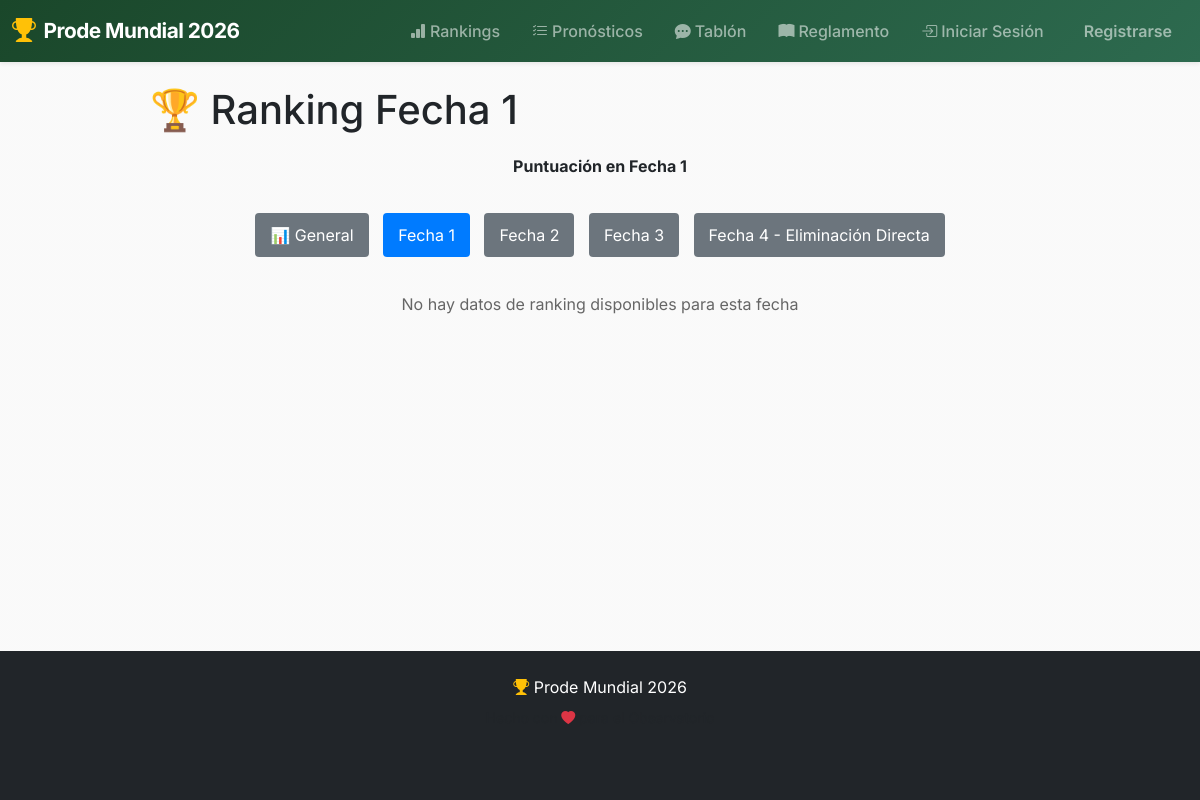
Before: /rankings/phase/1 with the older database file.
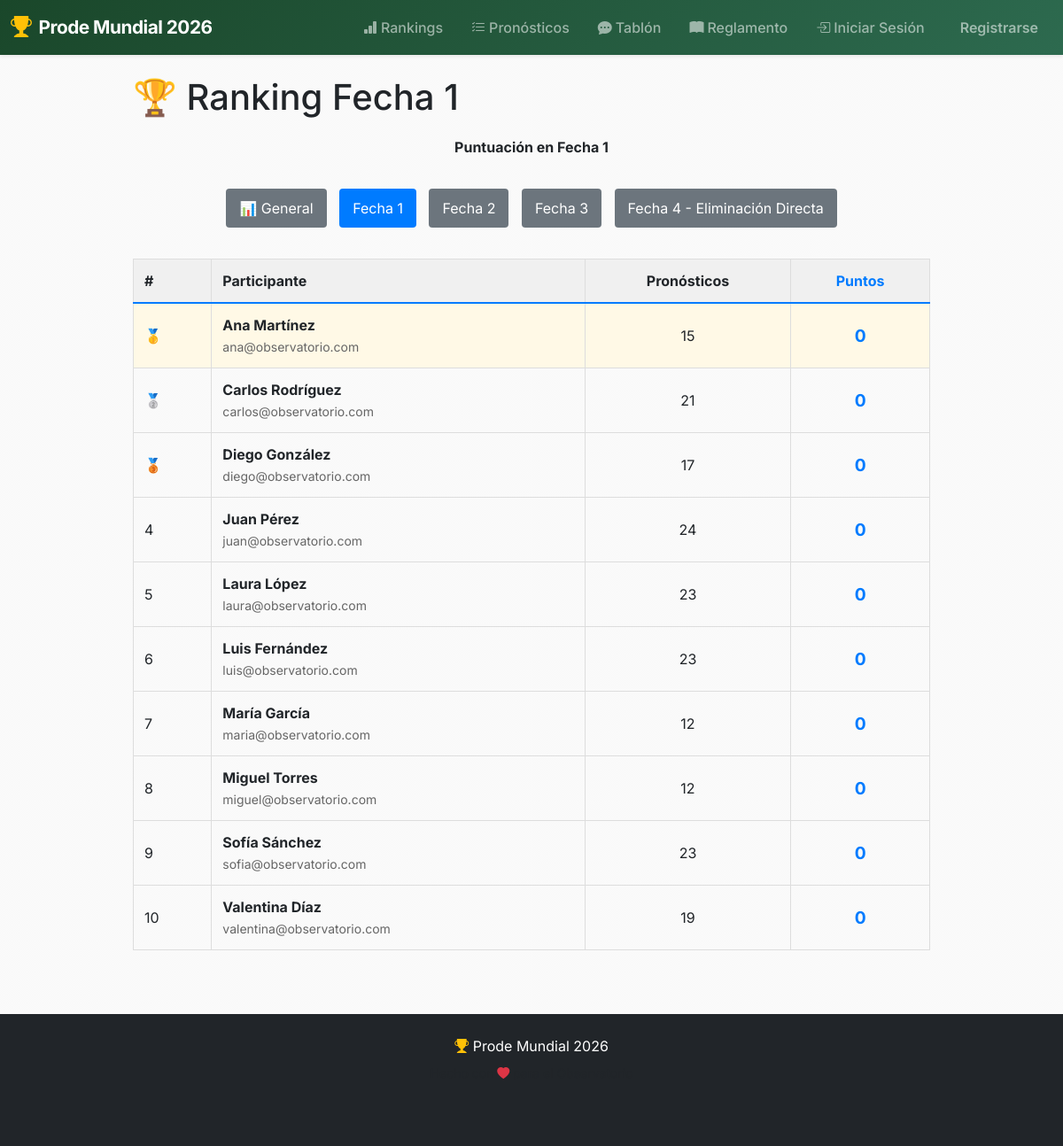
After: the same page with the newer database file.
### models.py (models this page shows, shortened)
class Phase(db.Model):
    __tablename__ = "phases"
    id = db.Column(db.Integer, primary_key=True)
    name = db.Column(db.String(50), nullable=False, unique=True)  # "Fecha 1", "Fecha 2", etc.
    order = db.Column(db.Integer, nullable=False)  # 1, 2, 3, 4
    matches = db.relationship('Match', backref='phase', lazy=True)

class User(db.Model, UserMixin):
    __tablename__ = "users"
    id = db.Column(db.Integer, primary_key=True)
    email = db.Column(db.String(120), unique=True, nullable=False)
    name = db.Column(db.String(80), nullable=False)
    password_hash = db.Column(db.String(256), nullable=True)
    is_admin = db.Column(db.Boolean, default=False)
    is_enabled = db.Column(db.Boolean, default=True)
    predictions = db.relationship('Prediction', backref='user', lazy=True)

### main/routes.py (the view)
@main_bp.route('/rankings/phase/<int:phase_id>')
def rankings_by_phase(phase_id):
    phase = Phase.query.get_or_404(phase_id)
    user_stats = db.session.query(
        User.id,
        User.name,
        User.email,
        func.count(Prediction.id).label('total_predictions'),
        func.sum(Prediction.points_awarded).label('total_points')
    ).join(Prediction, User.id == Prediction.user_id)\
     .join(Match, Prediction.match_id == Match.id)\
     .filter(Match.phase_id == phase_id, User.is_admin == False)\
     .group_by(User.id)\
     .order_by(func.sum(Prediction.points_awarded).desc(), User.name)\
     .all()
    phases = Phase.query.order_by(Phase.order).all()
    return render_template('main/rankings_phase.html',
                         phase=phase,
                         user_stats=user_stats,
                         phases=phases)

### app.py (called while the page is built)
@app.context_processor
def inject_user():
    return {'current_user': current_user}

### templates/main/rankings_phase.html (shortened to what this page needs)
{% extends "base.html" %}
{% block content %}
<div style="max-width: 900px; margin: 0 auto;">
    <h1>🏆 Ranking {{ phase.name }}</h1>
    <p style="margin: 20px 0; text-align: center;">
        <strong>Puntuación en {{ phase.name }}</strong>
    </p>
    <div style="margin: 30px 0; text-align: center;">
        <a href="{{ url_for('main.rankings') }}" style="display: inline-block; padding: 10px 15px; background-color: #6c757d; color: white; text-decoration: none; border-radius: 4px; margin: 5px;">
            📊 General
        </a>
        {% for p in phases %}
            <a href="{{ url_for('main.rankings_by_phase', phase_id=p.id) }}" style="display: inline-block; padding: 10px 15px; {% if p.id == phase.id %}background-color: #007bff;{% else %}background-color: #6c757d;{% endif %} color: white; text-decoration: none; border-radius: 4px; margin: 5px;">
                {{ p.name }}
            </a>
        {% endfor %}
    </div>
    {% if user_stats %}
        <table style="width: 100%; border-collapse: collapse; margin-top: 20px;">
            <thead>
                <tr style="background-color: #f0f0f0; border-bottom: 2px solid #007bff;">
                    <th style="padding: 12px; text-align: left; border: 1px solid #ddd;">#</th>
                    <th style="padding: 12px; text-align: left; border: 1px solid #ddd;">Participante</th>
                    <th style="padding: 12px; text-align: center; border: 1px solid #ddd;">Pronósticos</th>
                    <th style="padding: 12px; text-align: center; border: 1px solid #ddd; color: #007bff; font-weight: bold;">Puntos</th>
                </tr>
            </thead>
            <tbody>
                {% for stat in user_stats %}
                    <tr style="border-bottom: 1px solid #ddd; {% if loop.index == 1 %}background-color: #fff9e6;{% endif %}">
                        <td style="padding: 12px; border: 1px solid #ddd;">
                            {% if loop.index == 1 %}🥇{% elif loop.index == 2 %}🥈{% elif loop.index == 3 %}🥉{% else %}{{ loop.index }}{% endif %}
                        </td>
                        <td style="padding: 12px; border: 1px solid #ddd;">
                            <strong>{{ stat.name }}</strong>
                            <br>
                            <small style="color: #666;">{{ stat.email }}</small>
                        </td>
                        <td style="padding: 12px; border: 1px solid #ddd; text-align: center;">
                            {{ stat.total_predictions or 0 }}
                        </td>
                        <td style="padding: 12px; border: 1px solid #ddd; text-align: center; font-weight: bold; color: #007bff; font-size: 1.2em;">
                            {{ stat.total_points or 0 }}
                        </td>
                    </tr>
                {% endfor %}
            </tbody>
        </table>
    {% else %}
        <p style="text-align: center; color: #666; margin-top: 30px;">
            No hay datos de ranking disponibles para esta fecha
        </p>
    {% endif %}
</div>
{% endblock %}

Changed rows visible on the page:
added User: name "Ana Martínez", email "ana@observatorio.com", total_predictions "15", is_admin "0"
added User: name "Carlos Rodríguez", email "carlos@observatorio.com", total_predictions "21", is_admin "0"
added User: name "Diego González", email "diego@observatorio.com", total_predictions "17", is_admin "0"
now on this page (row edited): User: name "Juan Pérez", email "juan@observatorio.com", total_predictions "24", is_admin "0"
added User: name "Laura López", email "laura@observatorio.com", total_predictions "23", is_admin "0"
added User: name "Luis Fernández", email "luis@observatorio.com", total_predictions "23", is_admin "0"
now on this page (row edited): User: name "María García", email "maria@observatorio.com", total_predictions "12", is_admin "0"
added User: name "Miguel Torres", email "miguel@observatorio.com", total_predictions "12", is_admin "0"
added User: name "Sofía Sánchez", email "sofia@observatorio.com", total_predictions "23", is_admin "0"
added User: name "Valentina Díaz", email "valentina@observatorio.com", total_predictions "19", is_admin "0"
Other visible differences:
text no longer shown: "No hay datos de ranking disponibles para esta fecha"
text now shown: "# Participante Pronósticos Puntos"
